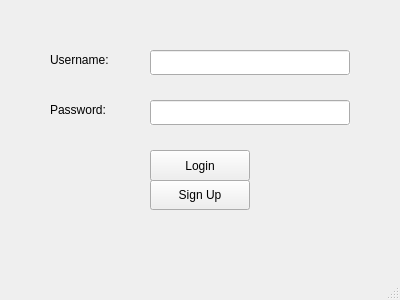
<?xml version="1.0" encoding="UTF-8"?>
<ui version="4.0">
 <class>LoginWindow</class>
 <widget class="QMainWindow" name="LoginWindow">
  <property name="geometry">
   <rect>
    <x>0</x>
    <y>0</y>
    <width>400</width>
    <height>300</height>
   </rect>
  </property>
  <property name="windowTitle">
   <string>Login</string>
  </property>
  <widget class="QWidget" name="centralwidget">
   <widget class="QLabel" name="label_username">
    <property name="geometry">
     <rect>
      <x>50</x>
      <y>50</y>
      <width>100</width>
      <height>20</height>
     </rect>
    </property>
    <property name="text">
     <string>Username:</string>
    </property>
   </widget>
   <widget class="QLineEdit" name="lineEdit_username">
    <property name="geometry">
     <rect>
      <x>150</x>
      <y>50</y>
      <width>200</width>
      <height>25</height>
     </rect>
    </property>
    <property name="autoFillBackground">
     <bool>true</bool>
    </property>
   </widget>
   <widget class="QLabel" name="label_password">
    <property name="geometry">
     <rect>
      <x>50</x>
      <y>100</y>
      <width>100</width>
      <height>20</height>
     </rect>
    </property>
    <property name="text">
     <string>Password:</string>
    </property>
   </widget>
   <widget class="QLineEdit" name="lineEdit_password">
    <property name="geometry">
     <rect>
      <x>150</x>
      <y>100</y>
      <width>200</width>
      <height>25</height>
     </rect>
    </property>
    <property name="autoFillBackground">
     <bool>true</bool>
    </property>
    <property name="echoMode">
     <enum>QLineEdit::Password</enum>
    </property>
   </widget>
   <widget class="QPushButton" name="pushButton_login">
    <property name="geometry">
     <rect>
      <x>150</x>
      <y>150</y>
      <width>100</width>
      <height>31</height>
     </rect>
    </property>
    <property name="text">
     <string>Login</string>
    </property>
   </widget>
   <widget class="QPushButton" name="pushButton_signup">
    <property name="geometry">
     <rect>
      <x>150</x>
      <y>180</y>
      <width>100</width>
      <height>30</height>
     </rect>
    </property>
    <property name="text">
     <string>Sign Up</string>
    </property>
   </widget>
  </widget>
  <widget class="QMenuBar" name="menubar">
   <property name="geometry">
    <rect>
     <x>0</x>
     <y>0</y>
     <width>400</width>
     <height>24</height>
    </rect>
   </property>
  </widget>
  <widget class="QStatusBar" name="statusbar"/>
 </widget>
 <layoutdefault spacing="6" margin="11"/>
 <resources/>
 <connections/>
</ui>
